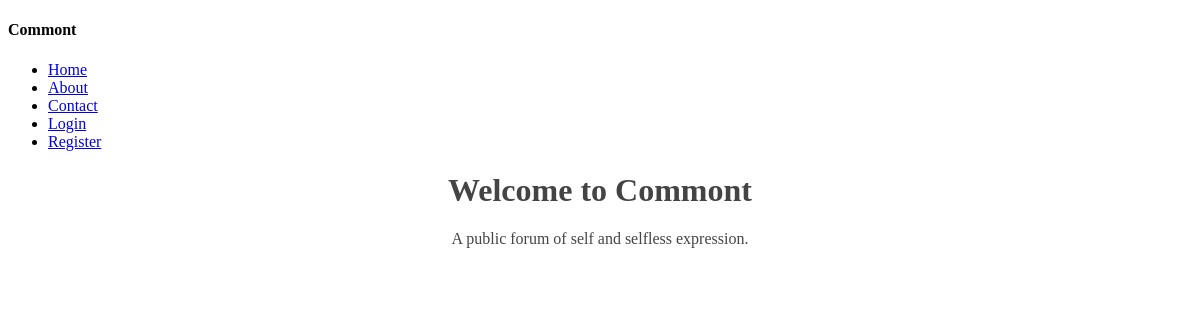
The app's page /, older data.
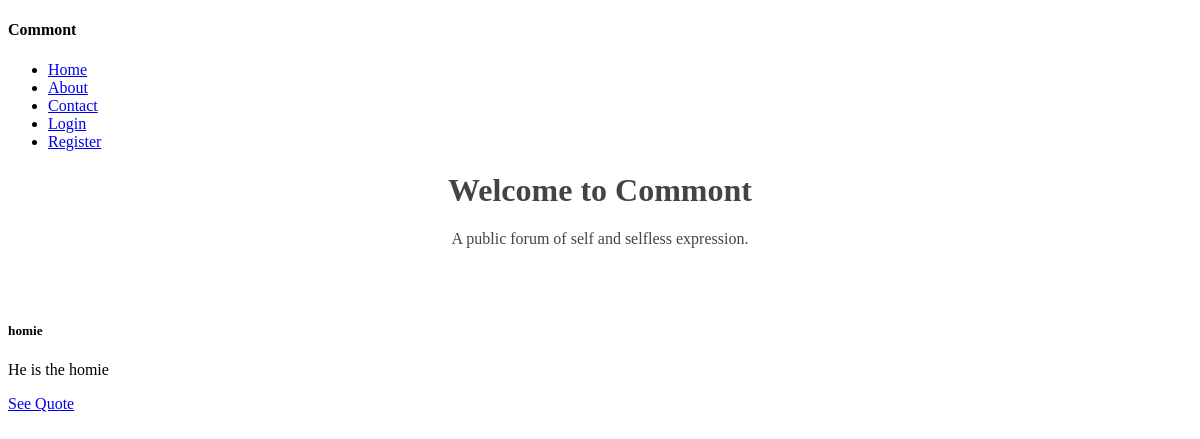
The same page, newer data.
### collection/models.py (models this page shows)
class Quote(models.Model):
    author = models.CharField(max_length=255)
    text = models.TextField()
    description = models.TextField()
    slug = models.SlugField(unique=True)
    user = models.OneToOneField(User, blank=True, null=True)

### collection/views.py (the view)
# urls.py: url(r'^$', views.index, name='home'),
def index(request):
    quotes = Quote.objects.all()
    return render(request, 'index.html', {
        'quotes': quotes,
    })

### collection/templates/index.html (shortened to what this page needs)
{% extends 'layouts/base.html' %}
{% block content %}
    <h1 class="title">Welcome to Commont</h1>
    <p class="sub-title">A public forum of self and selfless expression.</p>
    <br />
    <br />
    {% for quote in quotes %}
        <h5>{{ quote.author }}</h5>
        <p>{{ quote.text }}</p>
        <a href="{% url 'quote_detail' slug=quote.slug %}">See Quote</a>
    {% endfor %}
{% endblock %}

Row changes from the older to the newer data that the page shows:
added Quote: author "homie", text "He is the homie"
